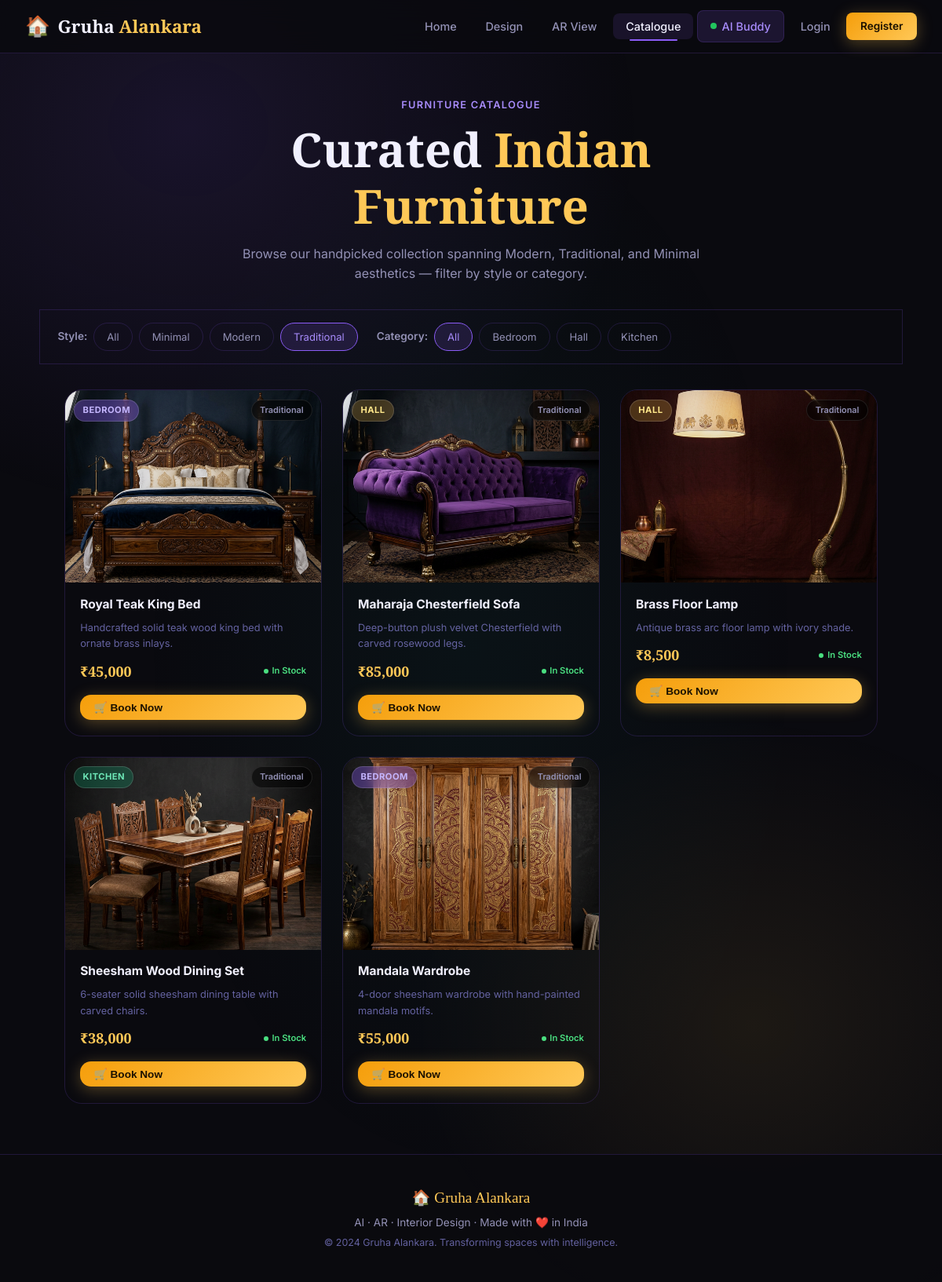
/catalog?style=Traditional, run on the app's committed database.
### models.py (models this page shows)
class Furniture(db.Model):
    id          = db.Column(db.Integer, primary_key=True)
    name        = db.Column(db.String(100), index=True)
    category    = db.Column(db.String(100), index=True)
    style       = db.Column(db.String(100), index=True)
    price       = db.Column(db.Float)
    description = db.Column(db.Text)
    image_url   = db.Column(db.String(300))
    ar_model    = db.Column(db.String(300))
    in_stock    = db.Column(db.Boolean, default=True, index=True)
    __table_args__ = (
        db.Index('ix_furniture_style_category', 'style', 'category'),
    )

### app.py (the view)
@app.route("/catalog")
def catalog():
    style_filter    = request.args.get("style", "")
    category_filter = request.args.get("category", "")
    page            = request.args.get("page", 1, type=int)
    per_page        = 12
    query = Furniture.query
    if style_filter:
        query = query.filter_by(style=style_filter)
    if category_filter:
        query = query.filter_by(category=category_filter)
    pagination     = query.paginate(page=page, per_page=per_page, error_out=False)
    furniture_list = pagination.items
    styles         = db.session.query(Furniture.style).distinct().all()
    categories     = db.session.query(Furniture.category).distinct().all()
    return render_template("catalog.html",
                           furniture_list=furniture_list,
                           styles=[s[0] for s in styles],
                           categories=[c[0] for c in categories],
                           selected_style=style_filter,
                           selected_category=category_filter,
                           pagination=pagination)

### templates/catalog.html (shortened to what this page needs)
{% extends "base.html" %}
{% block content %}
<div class="page-hero">
    <div class="section-tag">Furniture Catalogue</div>
    <h1>Curated <span class="accent">Indian Furniture</span></h1>
    <p>Browse our handpicked collection spanning Modern, Traditional, and Minimal aesthetics — filter by style or category.</p>
</div>
<div class="catalog-filter-bar">
    <span class="filter-label">Style:</span>
    <a href="{{ url_for('catalog') }}" class="filter-btn {% if not selected_style %}active{% endif %}">All</a>
    {% for s in styles %}
    <a href="{{ url_for('catalog', style=s) }}" class="filter-btn {% if selected_style == s %}active{% endif %}">{{ s }}</a>
    {% endfor %}
    <span class="filter-label" style="margin-left:1rem">Category:</span>
    <a href="{{ url_for('catalog') }}" class="filter-btn {% if not selected_category %}active{% endif %}">All</a>
    {% for c in categories %}
    <a href="{{ url_for('catalog', category=c) }}"
        class="filter-btn {% if selected_category == c %}active{% endif %}">{{ c }}</a>
    {% endfor %}
</div>
{% if furniture_list %}
<div class="catalog-grid" id="catalogGrid">
    {% for item in furniture_list %}
    <div class="furniture-card" id="fc-{{ item.id }}">
        <div class="fc-img-wrap">
            {% if item.image_url %}
            <img
                src="{{ url_for('static', filename=item.image_url) }}"
                alt="{{ item.name }}"
                loading="lazy"
                onerror="this.parentElement.innerHTML='<div style=\'display:flex;align-items:center;justify-content:center;height:100%;font-size:3.5rem;opacity:.3;\'>🪑</div>'"
            >
            {% else %}
            <div style="display:flex;align-items:center;justify-content:center;height:100%;font-size:3.5rem;opacity:.3;">🪑</div>
            {% endif %}
            <span class="fc-category-badge badge-{{ item.category }}">{{ item.category }}</span>
            <span class="fc-style-tag">{{ item.style }}</span>
        </div>
        <div class="fc-info">
            <div class="fc-name">{{ item.name }}</div>
            <p class="fc-desc">{{ item.description }}</p>
            <div class="fc-meta">
                <span class="fc-price">₹{{ '{:,.0f}'.format(item.price) }}</span>
                <span class="fc-in-stock">In Stock</span>
            </div>
            <button class="btn btn-gold btn-sm" style="width:100%;margin-top:.4rem" id="bookBtn-{{ item.id }}"
                onclick="bookFurniture({{ item.id }}, '{{ item.name }}', this)">
                🛒 Book Now
            </button>
        </div>
    </div>
    {% endfor %}
</div>
{% else %}
<div class="empty-state">
    <div class="empty-icon">🔍</div>
    <div class="empty-title">No items found</div>
    <p>Try a different style or category filter.</p>
</div>
{% endif %}
{% endblock %}

### static/style.css (style rules this page uses)
:root { --bg: #0a0a0f; --bg2: #0f0f1a; --bg3: #141428; --surface: rgba(20, 20, 44, 0.7); --surface2: rgba(30, 30, 60, 0.6); --border: rgba(139, 92, 246, 0.18); --border2: rgba(255, 200, 87, 0.18); --accent: #8b5cf6; --accent2: #a78bfa; --accent3: #7c3aed; --gold: #ffc857; --gold2: #f59e0b; --rose: #f43f5e; --teal: #14b8a6; --text: #f1f0ff; --text-muted: #9391b5; --text-dim: #6462a0; --radius-sm: 8px; --radius: 14px; --radius-lg: 22px; --radius-xl: 32px; --shadow: 0 8px 32px rgba(139, 92, 246, 0.15); --shadow-lg: 0 20px 60px rgba(0, 0, 0, 0.5); --glow: 0 0 30px rgba(139, 92, 246, 0.3); --glow-gold: 0 0 30px rgba(255, 200, 87, 0.3); --trans: all 0.3s cubic-bezier(0.4, 0, 0.2, 1); --trans-fast: all 0.15s ease; }
*, *::before, *::after { box-sizing: border-box; margin: 0; padding: 0; }
html { scroll-behavior: smooth; }
body { font-family: 'Inter', system-ui, sans-serif; background-color: var(--bg); color: var(--text); line-height: 1.6; min-height: 100vh; overflow-x: hidden; }
body::before { content: ''; position: fixed; inset: 0; z-index: -1; background: radial-gradient(ellipse 80% 50% at 20% 10%, rgba(139, 92, 246, 0.12) 0%, transparent 60%), radial-gradient(ellipse 60% 40% at 80% 80%, rgba(255, 200, 87, 0.08) 0%, transparent 60%), radial-gradient(ellipse 50% 60% at 50% 50%, rgba(20, 184, 166, 0.05) 0%, transparent 70%); pointer-events: none; }
a { text-decoration: none; color: inherit; }
img { max-width: 100%; }
h1, h2, h3 { font-family: 'Playfair Display', Georgia, serif; line-height: 1.2; }
h1 { font-size: clamp(2.2rem, 5vw, 4rem); }
.accent { color: var(--gold); }
.btn { display: inline-flex; align-items: center; gap: 0.5rem; padding: 0.8rem 1.8rem; border-radius: var(--radius); font-size: 0.95rem; font-weight: 600; cursor: pointer; border: none; transition: var(--trans); text-decoration: none; }
.btn-gold { background: linear-gradient(135deg, var(--gold2), var(--gold)); color: #1a1000; box-shadow: 0 4px 20px rgba(255, 200, 87, 0.3); }
.btn-sm { padding: 0.5rem 1.1rem; font-size: 0.85rem; }
.section-tag { color: var(--accent2); font-size: 0.8rem; font-weight: 600; letter-spacing: 0.1em; text-transform: uppercase; margin-bottom: 0.6rem; }
.page-hero { padding: 3.5rem 2rem 2rem; text-align: center; max-width: 700px; margin: 0 auto; }
.page-hero p { color: var(--text-muted); margin-top: 0.8rem; }
.catalog-filter-bar { display: flex; flex-wrap: wrap; gap: 1rem; align-items: center; max-width: 1100px; margin: 0 auto; padding: 1.5rem 2rem; }
.filter-label { font-size: 0.85rem; color: var(--text-muted); font-weight: 600; }
.filter-btn { padding: 0.42rem 1rem; border-radius: 100px; border: 1px solid var(--border); background: transparent; color: var(--text-muted); font-size: 0.82rem; cursor: pointer; transition: var(--trans); font-family: 'Inter', sans-serif; }
.filter-btn:hover, .filter-btn.active { background: rgba(139, 92, 246, 0.15); border-color: var(--accent); color: var(--accent2); }
.catalog-grid { display: grid; grid-template-columns: repeat(auto-fill, minmax(260px, 1fr)); gap: 1.5rem; max-width: 1100px; margin: 0 auto; padding: 0 2rem 4rem; }
.furniture-card { background: var(--surface); border: 1px solid var(--border); border-radius: var(--radius-lg); overflow: hidden; transition: var(--trans); display: flex; flex-direction: column; }

### data on the page
Furniture: image_url (picture), category "BEDROOM", style "Traditional", name "Royal Teak King Bed", description "Handcrafted solid teak wood king bed with ornate brass inlays.", price "45,000"
Furniture: image_url (picture), category "HALL", style "Traditional", name "Maharaja Chesterfield Sofa", description "Deep-button plush velvet Chesterfield with carved rosewood legs.", price "85,000"
Furniture: image_url (picture), category "HALL", style "Traditional", name "Brass Floor Lamp", description "Antique brass arc floor lamp with ivory shade.", price "8,500"
Furniture: image_url (picture), category "KITCHEN", style "Traditional", name "Sheesham Wood Dining Set", description "6-seater solid sheesham dining table with carved chairs.", price "38,000"
Furniture: image_url (picture), category "BEDROOM", style "Traditional", name "Mandala Wardrobe", description "4-door sheesham wardrobe with hand-painted mandala motifs.", price "55,000"

### other printed values
{{ s }} "Minimal" "Modern" "Traditional"
{{ c }} "Bedroom" "Hall" "Kitchen"
